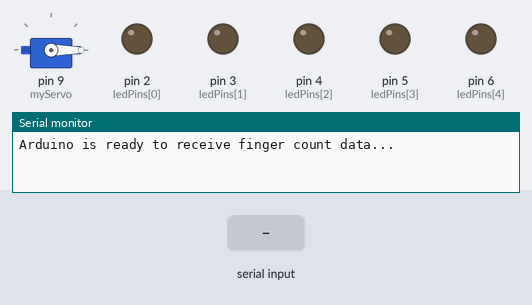
This sketch was run on a simulated Arduino Uno, built with avr-gcc and run on an emulated ATmega328P. Parts: servo, output pins drawn as LEDs (lit = HIGH), the last lines printed to the serial monitor. Inputs (shaded band) come from the test bench.

Above: at 1.2 s.
1.3 s: "5\n" received over Serial
At 3.1 s:
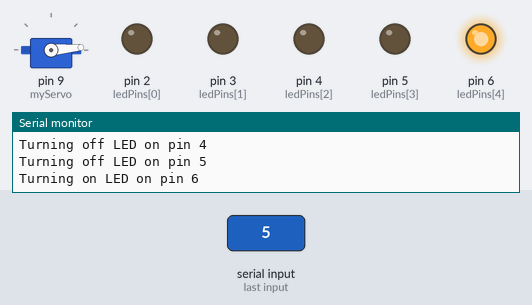
3.8 s: "90,45\n" received over Serial
Timing chart, 0 to 13.9 s (numbered marks = the images above; inputs shaded):
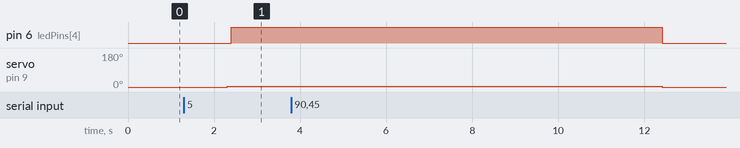

Measured:
- after the input at 1.3 s, pin 6 (ledPins[4]): LOW → HIGH after 1.1 s; servo on pin 9 (myServo): 0° → 5° after 1.0 s

The sketch:

HackTheHill.ino
```cpp
#include <Servo.h>

// Create a servo object for controlling one servo
Servo myServo;

// Variables to store LED pin numbers
int ledPins[] = {2, 3, 4, 5, 6};  // Red, Blue, White, Green, Yellow LEDs for 1-5 fingers

// Angle for each finger count (1 finger = 30 degrees, 2 fingers = 60, etc.)
int angles[] = {80};  // Servo angles for 1-5 fingers

// Hardcoded delay times for each finger count (in milliseconds)
unsigned long gestureTimeouts[] = {1000, 1500, 2000, 2500, 10000};  // Different delays for 1-5 fingers

// To track the last gesture time
unsigned long lastGestureTime = 0;
unsigned long currentGestureTimeout = 0;  // To store the timeout for the current gesture

void setup() {
  // Attach the servo to its corresponding pin
  myServo.attach(9);  // Attach the servo to pin 9

  // Set the LED pins as OUTPUT
  for (int i = 0; i < 5; i++) {
    pinMode(ledPins[i], OUTPUT);
  }

  // Initialize the servo to 0 degrees (default position)
  myServo.write(0);

  // Start serial communication at 9600 baud
  Serial.begin(9600);
  Serial.println("Arduino is ready to receive finger count data...");
}

void loop() {
  // Check if there is data available from the serial port
  if (Serial.available() > 0) {
    // Read the number of fingers detected as an integer
    int fingersUp = Serial.readString().toInt();

    // Print the number of fingers received
    Serial.print("Received fingers up: ");
    Serial.println(fingersUp);

    // Ensure the value is between 1 and 5 (inclusive)
    if (fingersUp >= 1 && fingersUp <= 5) {
      // Rotate the servo to the appropriate angle based on the number of fingers
      int angle = angles[fingersUp - 1];  // Adjust index (1 finger = 30°, 2 fingers = 60°, etc.)
      myServo.write(angle);

      // Print the angle the servo is rotating to
      Serial.print("Rotating servo to ");
      Serial.print(angle);
      Serial.println(" degrees");

      // Control the LEDs
      for (int i = 0; i < 5; i++) {
        if (i == (fingersUp - 1)) {
          digitalWrite(ledPins[i], HIGH);  // Turn on the LED corresponding to the finger count
          Serial.print("Turning on LED on pin ");
          Serial.println(ledPins[i]);
        } else {
          digitalWrite(ledPins[i], LOW);   // Turn off the other LEDs
          Serial.print("Turning off LED on pin ");
          Serial.println(ledPins[i]);
        }
      }

      // Set the appropriate gesture timeout for the current number of fingers
      currentGestureTimeout = gestureTimeouts[fingersUp - 1];  // Set delay based on the number of fingers
      lastGestureTime = millis();  // Record the time the gesture was detected
    } else {
      // Print an error if the number of fingers is outside the valid range
      Serial.println("Error: Invalid finger count. Expected a value between 1 and 5.");
    }
  }

  // Check if the timeout has passed since the last gesture detection
  if (millis() - lastGestureTime > currentGestureTimeout && currentGestureTimeout > 0) {
    // Return the servo to the default (0 degrees) position
    myServo.write(0);

    // Turn off all LEDs
    for (int i = 0; i < 5; i++) {
      digitalWrite(ledPins[i], LOW);
    }

    // Print a message indicating the reset action
    Serial.println("Returning to default position (0 degrees) and turning off LEDs.");

    // Reset lastGestureTime to prevent continuous execution
    lastGestureTime = millis() + currentGestureTimeout;  // Prevent this code from running again until the next valid gesture
    currentGestureTimeout = 0;  // Reset current timeout
  }
}
```
